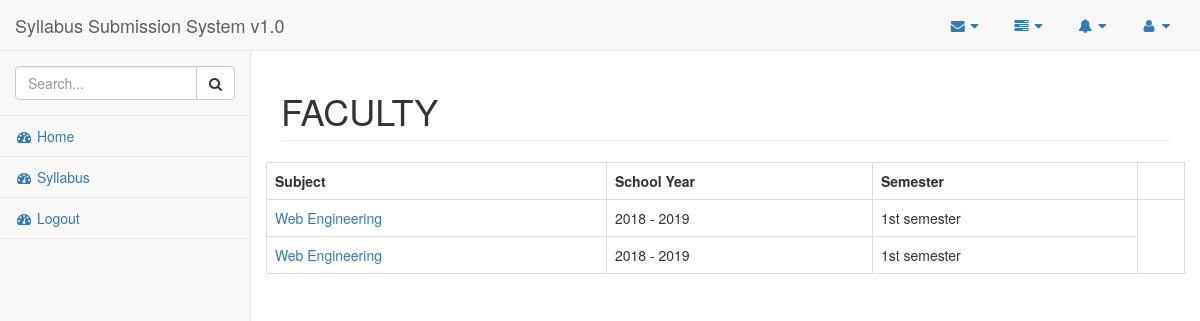
The page /?page=faculty&school_year=2018 - 2019&semester=1st semester (signed in) on the database its author committed.
### tables this page shows
CREATE TABLE `usersubject` (
  `usersubject_id` int(11) NOT NULL,
  `subjectcourse_id` bigint(20) DEFAULT NULL,
  `user_id` bigint(20) DEFAULT NULL,
  `semester` varchar(20) DEFAULT NULL,
  `school_year` varchar(20) DEFAULT NULL,
  `title` varchar(255) NOT NULL,
  `revision_number` varchar(20) NOT NULL,
  `effective_date` datetime NOT NULL,
  `document_code` varchar(20) NOT NULL
);

CREATE TABLE `subject` (
  `subject_id` bigint(20) NOT NULL,
  `subject_name` varchar(50) NOT NULL,
  `subject_code` varchar(50) NOT NULL,
  `subject_description` varchar(50) NOT NULL
);

### pages/faculty.php (the view, shortened to what this page needs)
<?php
$semester = isset( $_GET[ 'semester' ] ) ? $_GET[ 'semester' ] : '';
$sy = isset( $_GET[ 'school_year' ] ) ? $_GET[ 'school_year' ] : '';
if( $semester && $sy ) :
	?>
<?php
	$q = "SELECT  us.usersubject_id, us.school_year, us.semester, s.subject_name FROM user AS u LEFT JOIN usersubject AS us ON us.user_id = u.user_id LEFT JOIN subjectcourse AS sc ON sc.subjectcourse_id = us.subjectcourse_id LEFT JOIN subject AS s ON s.subject_id = sc.subject_id WHERE us.user_id = {$_SESSION[ AUTH_ID ]} AND us.school_year='$sy' AND us.semester='$semester'";
	$user = $DB->query( $q );
 ?>
<table class="table table-bordered">
<tr>
<th>Subject</th>
<th>School Year</th>
<th>Semester</th>
<th></th>
</tr>
<?php if( $user->num_rows ) { ?>
<?php while( $users = $user->fetch_object() ) { ?>
<tr>
<td>
	<a href="<?php echo SITE_URL ?>/?page=partcontent&usersubject_id=<?php echo $users->usersubject_id ?>">
		<?php echo $users->subject_name ?></a>
</td>
<td>
	<?php echo $users->school_year ?>
</td>
<td><?php echo $users->semester ?></td>
</tr>
<?php } ?>
<?php } else { ?>
<tr>
<td colspan="4">No current record.</td>
</tr>
<?php } ?>
</table>
<?php endif; ?>

### rows shown on the page
usersubject: subject.subject_name "Web Engineering", school_year "2018 - 2019", semester "1st semester"
usersubject: subject.subject_name "Web Engineering", school_year "2018 - 2019", semester "1st semester"
